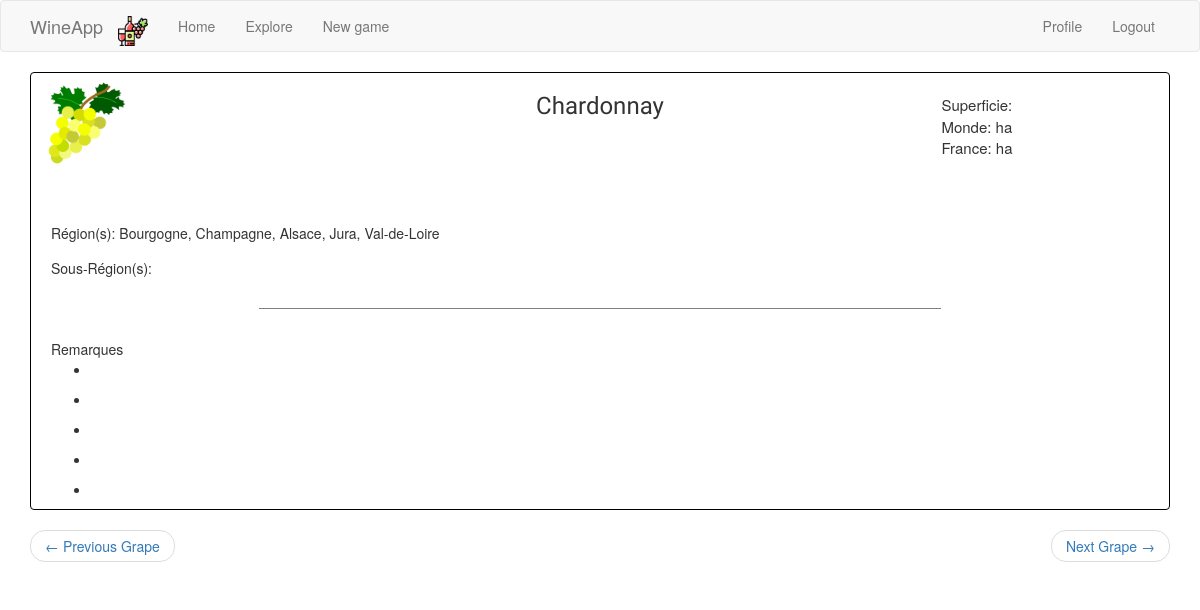
Page /grape_identity_card/3 (signed in) on the committed database.
### app/models.py (models this page shows)
class Grape(db.Model):
    id = db.Column(db.Integer, primary_key=True)
    name = db.Column(db.String(140))
    regions = db.Column(db.String(140))
    vineyards = db.Column(db.String(140))
    departments = db.Column(db.String(140))
    area_fr = db.Column(db.Integer)
    area_world = db.Column(db.Integer)
    red = db.Column(db.Boolean, index=True)

### app/main/routes.py (the view)
@bp.route('/grape_identity_card/<grape_id>', methods=['GET', 'POST'])
@login_required
def grape_identity_card(grape_id):
    grape = Grape.query.filter_by(id=grape_id).first_or_404()
    max_id = Grape.query.order_by(Grape.id.desc()).first().id
    min_id = Grape.query.order_by(Grape.id.asc()).first().id
    grape_id_num = int(grape_id)
    next_url = None if max_id == grape_id_num else url_for('main.grape_identity_card', grape_id=grape_id_num + 1)
    prev_url = None if min_id == grape_id_num else url_for('main.grape_identity_card', grape_id=grape_id_num - 1)
    true_red = grape.red
    grape_name = grape.name
    grape_region = grape.regions
    departments = grape.departments
    grape_area_fr = grape.area_fr
    grape_area_fr = 'NC' if grape_area_fr is None else grape_area_fr
    grape_area_world = grape.area_world
    grape_area_world = 'NC' if grape_area_world is None else grape_area_world
    return render_template('grape_identity_card.html', true_red=true_red, grape_name=grape_name,
                           grape_area_fr=grape_area_fr, grape_area_world=grape_area_world,
                           grape_region=grape_region, departments=departments,
                           title=grape_name,
                           prev_url=prev_url,
                           next_url=next_url)

### app/main/routes.py (called while the page is built)
@bp.before_app_request
def before_request():
    if current_user.is_authenticated:
        current_user.last_seen = datetime.utcnow()
        db.session.commit()
    g.locale = str(get_locale())

### app/models.py (called while the page is built)
@login.user_loader
def load_user(id):
    return User.query.get(int(id))

### app/templates/grape_identity_card.html (shortened to what this page needs)
{% extends "base.html" %}
{% block app_content %}
    <div class="main">
        <div class="main-frame">
            <div class="header-container">
                <div class="wine-image-container">
                    {% if true_red == false %}
                    <img src="/static/white_wine.png">
                    {% else %}
                    <img src="/static/red_wine.png">
                    {% endif %}
                </div>
                <div class="wine-title">
                    <h3>{{ grape_name }}</h3>
                </div>
                <div class="wine-information">
                    <br>
                    Superficie: <br>
                    Monde: {{ grape_super_monde }} ha<br>
                    France: {{ grape_super_fr }} ha
                </div>
            </div>
            <div class="localisation-container">
                <div class="region-container">Région(s): {{ grape_region }}</div>
                <div class="sous-region-container">Sous-Région(s): {{ grape_ss_region }}</div>
            </div>
            <div class="barre-horizontale"></div>
            <div class="remarques-container">Remarques
            <ul style="list-style:disc;">
                <li class="remarques"></li>
                <li class="remarques"></li>
                <li class="remarques"></li>
                <li class="remarques"></li>
                <li class="remarques"></li>
            </ul>
            </div>
        </div>
    </div>
    <nav aria-label="...">
            <ul class="pager">
                <li class="previous{% if not prev_url %} disabled{% endif %}">
                    <a href="{{ prev_url or '#' }}">
                        <span aria-hidden="true">&larr;</span> {{ _('Previous Grape') }}
                    </a>
                </li>
                <li class="next{% if not next_url %} disabled{% endif %}">
                    <a href="{{ next_url or '#' }}">
                        {{ _('Next Grape') }} <span aria-hidden="true">&rarr;</span>
                    </a>
                </li>
            </ul>
        </nav>
{% endblock %}

### app/templates/grape_identity_card.html (style rules this page uses)
.header-container { height:100px; font-size:0; margin:0; padding:0; }
.header-container div { height: 100%; margin:0px; display: inline-block; vertical-align:top; }
.wine-image-container { width:20%; }
.wine-image-container img { height: 100px; margin:0px; padding:0px; padding-left:5px; }
.wine-title { width:60%; font-size:30px; font-family: Parisienne; font-weight: bold; text-align:center; }
.wine-information { font-size:15px; width:20%; text-align:left; }
.localisation-container { margin-top:50px; padding-left:20px; }
.localisation-container div { margin-top: 15px; }
.barre-horizontale { border-bottom: thin solid grey; width:60%; margin-left:20%; margin-top:30px; }
.remarques-container { margin-top:30px; padding-left:20px; }
li.remarques { margin:0 0 10px 0; }

### rows in the picture
Grape: name "Chardonnay", regions "Bourgogne, Champagne, Alsace, Jura, Val-de-Loire"
